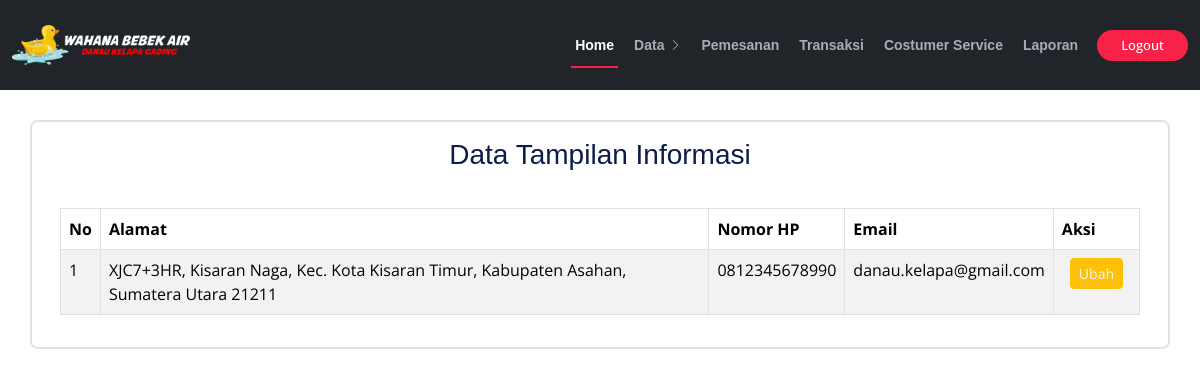
Page /admin/ref/dinfo.php (signed in) on the committed database.
### tables this page shows
CREATE TABLE `tbl_informasi` (
  `id` int(11) NOT NULL,
  `alamat` text NOT NULL,
  `no_hp` varchar(13) NOT NULL,
  `email` varchar(255) NOT NULL
);

### admin/ref/dinfo.php (the view, shortened to what this page needs)
<?php
require "../koneksi.php";
$inf  = mysqli_query($koneksi,"SELECT * FROM tbl_informasi");
?>
<!DOCTYPE html>
<html lang="en">
<head>
  <link href="../../assets/vendor/fontawesome-free/css/all.min.css" rel="stylesheet">
  <link href="../../assets/vendor/animate.css/animate.min.css" rel="stylesheet">
  <link href="../../assets/vendor/aos/aos.css" rel="stylesheet">
  <link href="../../assets/vendor/bootstrap/css/bootstrap.min.css" rel="stylesheet">
  <link href="../../assets/vendor/bootstrap-icons/bootstrap-icons.css" rel="stylesheet">
  <link href="../../assets/vendor/boxicons/css/boxicons.min.css" rel="stylesheet">
  <link href="../../assets/vendor/glightbox/css/glightbox.min.css" rel="stylesheet">
  <link href="../../assets/vendor/swiper/swiper-bundle.min.css" rel="stylesheet">
  <link href="../../assets/css/style.css" rel="stylesheet">
</head>
<body>
   <header id="header" class="d-flex align-items-center bg-dark ">
    <div class="container-fluid container-xxl d-flex align-items-center">
      <div id="logo" class="me-auto">
        <a href="../index.html" class="scrollto"><img src="../../assets/img/LOGO3.png" alt="" title=""></a>
      </div>
      <nav id="navbar" class="navbar order-last order-lg-0">
        <ul>
          <li><a class="nav-link scrollto active" href="../index.php">Home</a></li>
          <li class="dropdown"><a href="#kategori"><span>Data</span> <i class="bi bi-chevron-right"></i></a>
              </li>
          <li><a class="nav-link scrollto" href="pesan.php">Pemesanan</a></li>
          <li><a class="nav-link scrollto" href="trans.php">Transaksi</a></li>
          <li><a class="nav-link scrollto" href="costumerS.php">Costumer Service</a></li>
          <li><a class="nav-link scrollto" href="laporan.php">Laporan</a></li>
        </ul>
      </nav>
      <a class="buy-tickets scrollto" href="../../Log_System/logout.php">Logout</a>
    </div>
  </header>
<div class="container border border-2 rounded-3 p-2" style="margin-top: 120px;">
    <div class="row m-2">
      <div class="col-md-12 mb-3">
      <h3 class="text-center">Data Tampilan Informasi</h3>
    </div>
        <div class="col-md-12">
        <table  class="table table-bordered table-striped table-hover">
    <thead>
        <tr>
            <th scope="col">No</th>
            <th scope="col">Alamat</th>
            <th scope="col">Nomor HP</th>
            <th scope="col">Email</th>
            <th scope="col">Aksi</th>
        </tr>
    </thead>
    <tbody>
        <?php $i = 1; ?>
        <?php foreach ($inf as $data ) : ?>
            <tr>
                <td scope="row"><?= $i ?></td>
                <td><?= $data["alamat"]?></td>
                <td><?= $data["no_hp"]?></td>
                <td><?= $data["email"]?></td>
                <td>
                    <button class="btn btn-sm btn-warning ms-2 me-2"><a href="ubh-inf.php?id=<?= $data["id"];?>" class="text-light">Ubah</a></button>
                </td>
            </tr>
        <?php $i++; ?>
        <?php endforeach; ?>
    </tbody>
</table>
        </div>
    </div>
</div>
</body>
</html>

### assets/css/style.css (style rules this page uses)
body { background: #fff; color: #2f3138; font-family: "Open Sans", sans-serif; }
a { color: #f82249; text-decoration: none; transition: 0.5s; }
h1, h2, h3, h4, h5, h6 { font-family: "Raleway", sans-serif; font-weight: 400; margin: 0 0 20px 0; padding: 0; color: #0e1b4d; }
#header { height: 90px; position: fixed; left: 0; top: 0; right: 0; transition: all 0.5s; z-index: 997; }
#header #logo img { padding: 0; margin: 0; max-height: 40px; }
.buy-tickets { color: #fff; background: #f82249; padding: 7px 22px; margin: 0 0 0 15px; border-radius: 50px; border: 2px solid #f82249; transition: all ease-in-out 0.3s; font-weight: 500; line-height: 1; font-size: 13px; white-space: nowrap; }
.navbar { padding: 0; }
.navbar ul { margin: 0; padding: 0; display: flex; list-style: none; align-items: center; }
.navbar li { position: relative; }
.navbar>ul>li { white-space: nowrap; padding: 10px 0 10px 12px; }
.navbar a, .navbar a:focus { display: flex; align-items: center; justify-content: space-between; color: rgba(202, 206, 221, 0.8); font-family: "Raleway", sans-serif; font-weight: 600; font-size: 14px; white-space: nowrap; transition: 0.3s; position: relative; padding: 6px 4px; }
.navbar a i, .navbar a:focus i { font-size: 12px; line-height: 0; margin-left: 5px; }
.navbar>ul>li>a:before { content: ""; position: absolute; width: 0; height: 2px; bottom: -6px; left: 0; background-color: #f82249; visibility: hidden; transition: all 0.3s ease-in-out 0s; }
.navbar a:hover:before, .navbar li:hover>a:before, .navbar .active:before { visibility: visible; width: 100%; }
.navbar a:hover, .navbar .active, .navbar .active:focus, .navbar li:hover>a { color: #fff; }

### rows in the picture
tbl_informasi: alamat "XJC7+3HR, Kisaran Naga, Kec. Kota Kisaran Timur, Kabupaten Asahan, Sumatera Utara 21211", no_hp "0812345678990", email "danau.kelapa@gmail.com"
